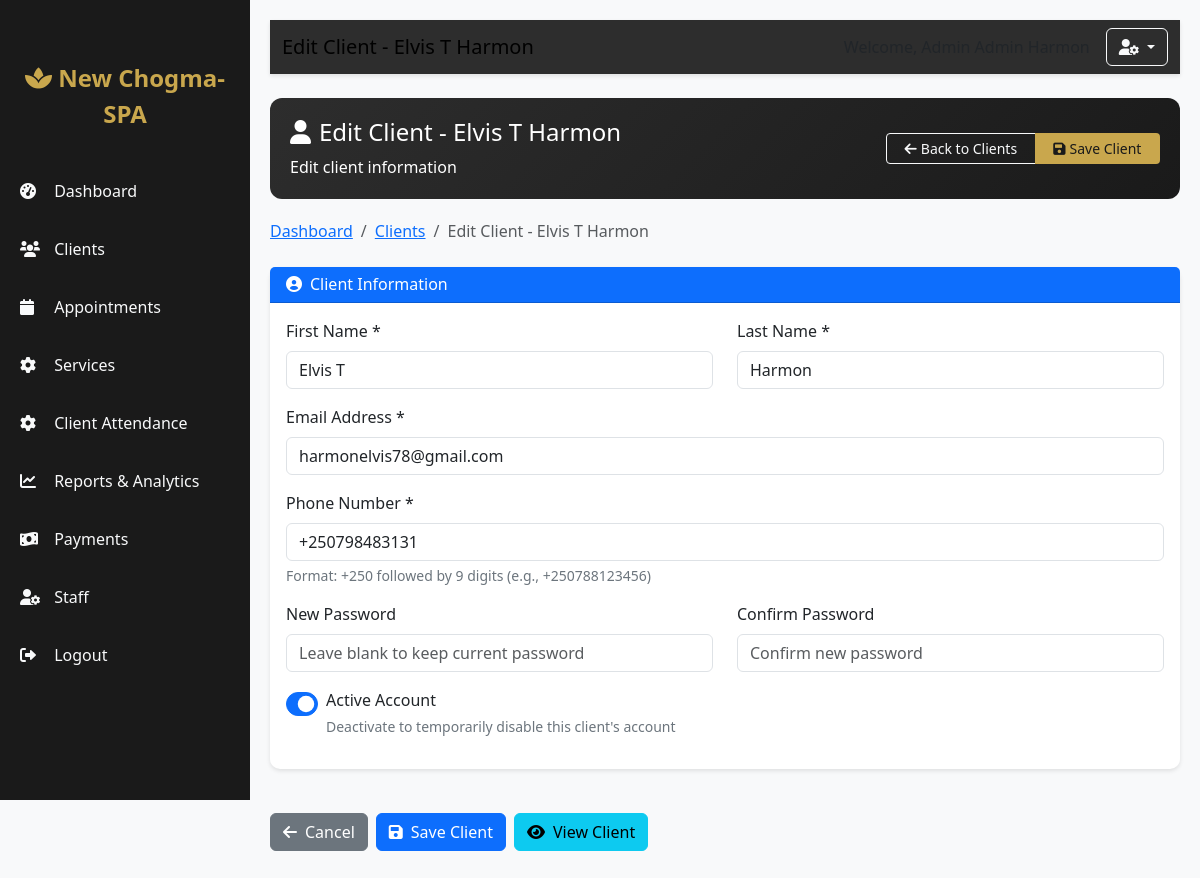
The page /admin-dashboard/users/edit/2/ (signed in) on the database its author committed.
### accounts/models.py (models this page shows, shortened)
class CustomUser(AbstractUser):
    CLIENT = 'client'
    ADMIN = 'admin'
    STAFF = 'staff'
    ROLE_CHOICES = [
        (CLIENT, 'Client'),
        (ADMIN, 'Admin'),
        (STAFF, 'Staff'),
    ]
    phone_regex = RegexValidator(
        regex=r'^\+250\d{9}$',
        message="Phone number must be in the format: '+250xxxxxxxxx' where x is a digit (12 digits total)"
    )
    role = models.CharField(max_length=10, choices=ROLE_CHOICES, default=CLIENT)
    phone_number = models.CharField(
        max_length=15,
        blank=True,
        validators=[phone_regex],
        unique=True,
        error_messages={'unique': 'A user with this phone number already exists.'}
    )
    email = models.EmailField(unique=True, error_messages={'unique': 'A user with this email already exists.'})
    qr_code = models.UUIDField(default=uuid.uuid4, editable=False, unique=True)
    date_joined = models.DateTimeField(auto_now_add=True)
    is_verified = models.BooleanField(default=False)
    groups = models.ManyToManyField(
        'auth.Group',
        verbose_name='groups',
        blank=True,
        help_text='The groups this user belongs to.',
        related_name="customuser_set",
        related_query_name="user",
    )
    user_permissions = models.ManyToManyField(
        'auth.Permission',
        verbose_name='user permissions',
        blank=True,
        help_text='Specific permissions for this user.',
        related_name="customuser_set",
        related_query_name="user",
    )
    def get_full_name(self):
        return f"{self.first_name} {self.last_name}".strip()
    class Meta:
        verbose_name = 'User'
        verbose_name_plural = 'Users'

### admin_app/views.py (the view)
# urls.py: path('users/edit/<int:user_id>/', views.edit_client, name='edit_client'),
@login_required
def edit_client(request, user_id):
    if request.user.role != CustomUser.ADMIN:
        messages.error(request, 'You do not have permission to access this page.')
        return redirect('accounts:login')
    client = get_object_or_404(CustomUser, id=user_id, role=CustomUser.CLIENT)
    if request.method == 'POST':
        form = ClientForm(request.POST, instance=client)
        if form.is_valid():
            client = form.save()
            messages.success(request, f'Client {client.get_full_name()} has been updated successfully!')
            return redirect('admin_app:user_management')
        else:
            messages.error(request, 'Please correct the errors below.')
    else:
        form = ClientForm(instance=client)
    context = {
        'form': form,
        'client': client,
        'title': f'Edit Client - {client.get_full_name()}',
        'action_url': 'admin_app:edit_client',
        'active_tab': 'user_management',
    }
    return render(request, 'admin/client_form.html', context)

### templates/admin/client_form.html (shortened to what this page needs)
{% extends 'admin/base.html' %}
{% block page_title %}{{ title }}{% endblock %}
{% block content %}
<div class="admin-section">
    <div class="row align-items-center">
        <div class="col-12 col-md-8">
            <h4><i class="fas fa-user me-2"></i>{{ title }}</h4>
            <p class="mb-0">{% if client %}Edit client information{% else %}Add a new client to the system{% endif %}</p>
        </div>
        <div class="col-12 col-md-4 text-md-end mt-3 mt-md-0">
            <div class="btn-group w-100">
                <a href="{% url 'admin_app:user_management' %}" class="btn btn-outline-light btn-sm">
                    <i class="fas fa-arrow-left me-1"></i>Back to Clients
                </a>
                <button type="submit" form="clientForm" class="btn btn-accent btn-sm" style="background-color: var(--accent); color: var(--primary-dark);">
                    <i class="fas fa-save me-1"></i>Save Client
                </button>
            </div>
        </div>
    </div>
</div>
<nav aria-label="breadcrumb" class="mb-4">
    <ol class="breadcrumb">
        <li class="breadcrumb-item"><a href="{% url 'admin_app:dashboard' %}">Dashboard</a></li>
        <li class="breadcrumb-item"><a href="{% url 'admin_app:user_management' %}">Clients</a></li>
        <li class="breadcrumb-item active" aria-current="page">{{ title }}</li>
    </ol>
</nav>
<div class="row">
    <div class="col-12">
        <div class="card">
            <div class="card-header bg-primary text-white">
                <h6 class="mb-0"><i class="fas fa-user-circle me-2"></i>Client Information</h6>
            </div>
            <div class="card-body">
                <form method="post" id="clientForm" novalidate>
                    <div class="row">
                        <div class="col-md-6">
                            <div class="mb-3">
                                <label for="firstName" class="form-label">First Name *</label>
                                <input type="text" class="form-control {% if form.first_name.errors %}is-invalid{% endif %}"
                                       id="firstName" name="first_name"
                                       value="{{ form.first_name.value|default:'' }}"
                                       placeholder="Enter first name" required>
                            </div>
                        </div>
                        <div class="col-md-6">
                            <div class="mb-3">
                                <label for="lastName" class="form-label">Last Name *</label>
                                <input type="text" class="form-control {% if form.last_name.errors %}is-invalid{% endif %}"
                                       id="lastName" name="last_name"
                                       value="{{ form.last_name.value|default:'' }}"
                                       placeholder="Enter last name" required>
                            </div>
                        </div>
                    </div>
                    <div class="mb-3">
                        <label for="email" class="form-label">Email Address *</label>
                        <input type="email" class="form-control {% if form.email.errors %}is-invalid{% endif %}"
                               id="email" name="email"
                               value="{{ form.email.value|default:'' }}"
                               placeholder="Enter email address" required>
                    </div>
                    <div class="mb-3">
                        <label for="phone" class="form-label">Phone Number *</label>
                        <input type="tel" class="form-control {% if form.phone_number.errors %}is-invalid{% endif %}"
                               id="phone" name="phone_number"
                               value="{{ form.phone_number.value|default:'' }}"
                               placeholder="Enter phone number (+250xxxxxxxxx)" required>
                        <div class="form-text">Format: +250 followed by 9 digits (e.g., +250788123456)</div>
                    </div>
                    {% if not client %}
                    <div class="row">
                        <div class="col-md-6">
                            <div class="mb-3">
                                <label for="password" class="form-label">Password *</label>
                                <input type="password" class="form-control {% if form.password1.errors %}is-invalid{% endif %}"
                                       id="password" name="password1"
                                       placeholder="Enter password" required>
                                {% if form.password1.errors %}
                                    <div class="invalid-feedback">
                                        {{ form.password1.errors.0 }}
                                    </div>
                                {% endif %}
                            </div>
                        </div>
                        <div class="col-md-6">
                            <div class="mb-3">
                                <label for="confirmPassword" class="form-label">Confirm Password *</label>
                                <input type="password" class="form-control {% if form.password2.errors %}is-invalid{% endif %}"
                                       id="confirmPassword" name="password2"
                                       placeholder="Confirm password" required>
                                {% if form.password2.errors %}
                                    <div class="invalid-feedback">
                                        {{ form.password2.errors.0 }}
                                    </div>
                                {% endif %}
                            </div>
                        </div>
                    </div>
                    {% else %}
                    <div class="row">
                        <div class="col-md-6">
                            <div class="mb-3">
                                <label for="password" class="form-label">New Password</label>
                                <input type="password" class="form-control {% if form.password1.errors %}is-invalid{% endif %}"
                                       id="password" name="password1"
                                       placeholder="Leave blank to keep current password">
                            </div>
                        </div>
                        <div class="col-md-6">
                            <div class="mb-3">
                                <label for="confirmPassword" class="form-label">Confirm Password</label>
                                <input type="password" class="form-control {% if form.password2.errors %}is-invalid{% endif %}"
                                       id="confirmPassword" name="password2"
                                       placeholder="Confirm new password">
                            </div>
                        </div>
                    </div>
                    {% endif %}
                    <div class="mb-3 form-check form-switch">
                        <input type="checkbox" class="form-check-input {% if form.is_active.errors %}is-invalid{% endif %}"
                               id="is_active" name="is_active" {% if form.is_active.value %}checked{% endif %}>
                        <label class="form-check-label" for="is_active">Active Account</label>
                        <div class="form-text">Deactivate to temporarily disable this client's account</div>
                    </div>
                </form>
            </div>
        </div>
    </div>
</div>
<div class="d-flex gap-2 mt-4">
    <a href="{% url 'admin_app:user_management' %}" class="btn btn-secondary">
        <i class="fas fa-arrow-left me-2"></i>Cancel
    </a>
    <button type="submit" form="clientForm" class="btn btn-primary">
        <i class="fas fa-save me-2"></i>Save Client
    </button>
    {% if client %}
    <a href="{% url 'admin_app:view_client' client.id %}" class="btn btn-info">
        <i class="fas fa-eye me-2"></i>View Client
    </a>
    {% endif %}
</div>
{% endblock %}

### templates/admin/base.html (style rules this page uses)
:root { --primary-dark: #1a1a1a; --primary-light: #2d2d2d; --accent: #c9a74d; --text-light: #f8f9fa; --text-muted: #adb5bd; }
body { background-color: #f8f9fa; font-family: 'Segoe UI', Tahoma, Geneva, Verdana, sans-serif; padding-bottom: 60px; }
.card { border: none; border-radius: 10px; box-shadow: 0 2px 4px rgba(0,0,0,0.1); margin-bottom: 20px; }
.admin-section { background: linear-gradient(135deg, var(--primary-light) 0%, var(--primary-dark) 100%); color: white; padding: 20px; border-radius: 12px; margin-bottom: 20px; }

### templates/admin/client_form.html (style rules this page uses)
.form-check-input { width: 3em; height: 1.5em; }
.form-text { font-size: 0.875rem; color: #6c757d; margin-top: 0.25rem; }
.card { border: none; border-radius: 10px; box-shadow: 0 2px 4px rgba(0,0,0,0.1); }

### rows shown on the page
CustomUser: first_name "Elvis T", last_name "Harmon", email "harmonelvis78@gmail.com", phone_number "+250798483131"

### other values the page prints
{{ title }} "Edit Client - Elvis T Harmon"
